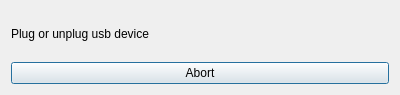
<?xml version="1.0" encoding="UTF-8"?>
<ui version="4.0">
 <class>Usb_detection_dialog</class>
 <widget class="QDialog" name="Usb_detection_dialog">
  <property name="geometry">
   <rect>
    <x>0</x>
    <y>0</y>
    <width>400</width>
    <height>95</height>
   </rect>
  </property>
  <property name="windowTitle">
   <string>Dialog</string>
  </property>
  <layout class="QVBoxLayout" name="verticalLayout_2">
   <item>
    <widget class="QLabel" name="UsbDetectionLbl">
     <property name="text">
      <string>Plug or unplug usb device</string>
     </property>
    </widget>
   </item>
   <item>
    <widget class="QPushButton" name="pushButton">
     <property name="text">
      <string>Abort</string>
     </property>
    </widget>
   </item>
  </layout>
 </widget>
 <resources/>
 <connections/>
</ui>
